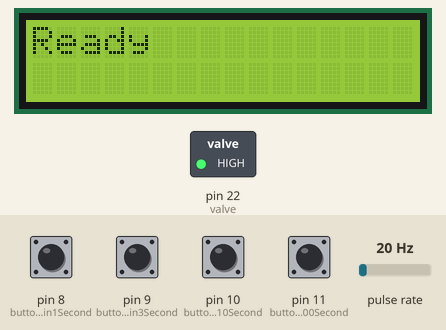
Recording of a program running on a simulated Arduino Mega 2560, built with avr-gcc and run on an emulated ATmega2560. Parts: 16×2 character LCD, switched loads named in the program (green lamp = pin HIGH). Wiring (inferred from the names in the program): pulse sensor: data pin 2. The inputs (shaded band) are chosen by the test bench; at power-on: pin 8 (buttonPin1Second), pin 9 (buttonPin3Second), pin 10 (buttonPin10Second), pin 11 (buttonPin100Second) HIGH, pulse rate 20 Hz. What the program prints to the serial monitor is not drawn.

Above: at 1.3 s.
1.4 s: pin 8 (buttonPin1Second) pulled LOW for 0.15 s
At 2.7 s:
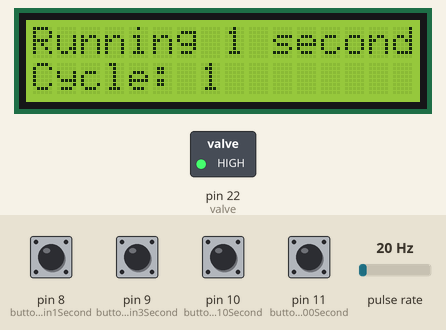
At 32.6 s:
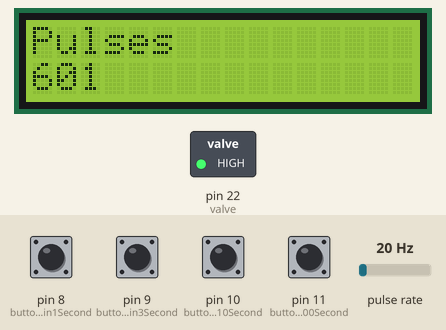
Timing chart, 0 to 32.9 s (numbered marks = the images above; inputs shaded):
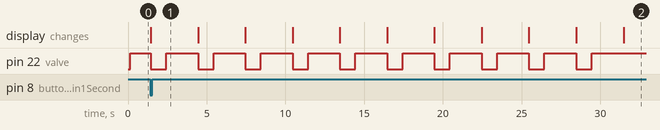

The program:

main.cpp
```cpp
#include <Arduino.h>
#include <Wire.h>
#include <LiquidCrystal_I2C.h>
#include <limits.h>
#include <SPI.h>

// Defines for Pins
const int flowMeterPin = 2;
const int valve = 22;
const int buttonPin1Second = 8;
const int buttonPin3Second = 9;
const int buttonPin10Second = 10;
const int buttonPin100Second = 11;

// define variables
int pulses = 0;
volatile bool isRunning = false;
unsigned long lastDebounceTime = 0;
unsigned long debounceDelay = 500;

// Defines for Display
int i2cAddress = 0x3F;
int lcdColumns = 16;
int lcdRows = 2;
/**
 * @brief Initializes the LCD display with the specified I2C address, number of columns, and rows.
 *
 * This function sets up the LiquidCrystal_I2C library with the provided parameters. It configures the
 * LCD display to communicate with the Arduino using the I2C protocol.
 *
 * @param i2cAddress The I2C address of the LCD display.
 * @param lcdColumns The number of columns on the LCD display.
 * @param lcdRows The number of rows on the LCD display.
 *
 * @return void
 */
LiquidCrystal_I2C lcd(i2cAddress, lcdColumns, lcdRows);

/**
 * Count the pulses from the flow meter
 * Triggerd by the intterrupt
 */
void countPulse()
{
  pulses++;
}

/**
 * Clear the LCD-Display line with spaces
 *
 * @param line numberof line (0-indexed) on the LCD-Display to clear.
 */
void clearLine(int line)
{
  lcd.setCursor(0, line);
  for (int i = 0; i < lcdColumns; i++)
  {
    lcd.print(" ");
  }
}

/**
 * @brief Writes a given string to a specified line of the LCD display.
 *
 * This function clears the specified line of the LCD display, sets the cursor to the beginning of the line,
 * and then prints the given string. If no line is specified, the string is written to the first line.
 *
 * @param string_to_write The string to be written to the LCD display.
 * @param line The line number on the LCD display (0-indexed). Default value is 0.
 *
 * @return void
 */
void writeToDisplay(const String string_to_write, const int line = 0)
{
  clearLine(line);
  lcd.setCursor(0, line);
  lcd.print(string_to_write);
}

/**
 * @brief Initializes the Arduino setup.
 *
 * This function sets up the serial communication, initializes the LCD display, configures the pins,
 * attaches an interrupt to the flow meter pin, and sets the valve pin to HIGH.
 *
 * @return void
 */
void setup()
{
  // init serial monitor
  Serial.begin(9600);

  // display
  lcd.init();
  lcd.begin(lcdColumns, lcdRows);
  lcd.backlight();
  lcd.setBacklight(HIGH);

  // Config Pins
  pinMode(flowMeterPin, INPUT_PULLUP);
  pinMode(valve, OUTPUT);
  pinMode(buttonPin1Second, INPUT_PULLUP);
  pinMode(buttonPin3Second, INPUT_PULLUP);
  pinMode(buttonPin10Second, INPUT_PULLUP);
  pinMode(buttonPin100Second, INPUT_PULLUP);

  attachInterrupt(digitalPinToInterrupt(flowMeterPin), countPulse, FALLING);

  digitalWrite(valve, HIGH);

  writeToDisplay("Ready");
}

/**
 * @brief Runs a full measurement with the valve open for a specified number of seconds.
 *
 * This function measures the flow rate by counting the pulses from a flow meter.
 * The valve is opened for the specified number of seconds, then closed, and the total number of pulses
 * is displayed on the LCD.
 *
 * @param seconds The number of seconds the valve should be open.
 *
 * @return void
 */
void runMessurementFull(unsigned long seconds)
{
  pulses = 0;
  writeToDisplay("Running ");
  writeToDisplay(String(seconds) + " seconds", 1);

  Serial.println("Measurement starts with " + String(seconds) + "s");

  unsigned long startTime = millis();
  unsigned long measuermentTimeMiliSeconds = seconds * 1000;
  unsigned long stoptime = startTime + (measuermentTimeMiliSeconds);
  unsigned long previousMillis = 0;

  digitalWrite(valve, LOW);

  while (millis() <= stoptime)
  {
    // print the seconds of the runtime
    if (millis() / 1000 == previousMillis)
    {
      previousMillis = millis() / 1000;
      Serial.println("Time: " + String(previousMillis) + "s");
    }
  }

  digitalWrite(valve, HIGH);

  Serial.println("Pulses: " + String(pulses));

  writeToDisplay("Pulses");
  writeToDisplay(String(pulses), 1);
}

/**
 * @brief Runs a split measurement with the valve open for a specified number of seconds, repeated 10 times.
 *
 * This function measures the flow rate by counting the pulses from a flow meter.
 * The valve is opened for the specified number of seconds, then closed, and this process is repeated 10 times.
 * The total number of pulses is then displayed on the LCD.
 *
 * @param seconds The number of seconds the valve should be open for each cycle.
 *
 * @return void
 */
void runMessurementSplitted(unsigned int seconds)
{
  pulses = 0;
  writeToDisplay("Running " + String(seconds) + " seconds");

  Serial.println("Splitted measurement starts with 10x " + String(seconds) + "s");

  for (int i = 0; i < 10; i++)
  {
    unsigned long startTime = millis();
    unsigned int cycle = i + 1;

    writeToDisplay("Cycle: " + String(cycle), 1);
    digitalWrite(valve, LOW);

    unsigned long measuermentTimeMiliSeconds = seconds * 1000;
    unsigned long stoptime = startTime + (measuermentTimeMiliSeconds);
    unsigned long previousMillis = 0;

    while (millis() <= stoptime)
    {
      // print the seconds of the runtime
      if (millis() / 1000 == previousMillis)
      {
        previousMillis = millis() / 1000;
        Serial.println("Time: " + String(previousMillis) + "s");
      }
    }

    digitalWrite(valve, HIGH);

    startTime = millis();
    unsigned long waitTime = 0;

    // pause for 2 seconds after each cycle
    while (waitTime < 2000)
    {
      waitTime = millis() - startTime;
    }
  }

  Serial.println("Pulses: " + String(pulses));

  writeToDisplay("Pulses");
  writeToDisplay(String(pulses), 1);
}

void loop()
{
  if (digitalRead(buttonPin1Second) == LOW)
  {
    if ((millis() - lastDebounceTime) > debounceDelay)
    {
      Serial.println("Button 1s pressed");
      runMessurementSplitted(1);
    }
    lastDebounceTime = millis();
  }

  if (digitalRead(buttonPin3Second) == LOW)
  {
    if ((millis() - lastDebounceTime) > debounceDelay)
    {
      Serial.println("Button 3s pressed");
      runMessurementSplitted(3);
    }
    lastDebounceTime = millis();
  }

  if (digitalRead(buttonPin10Second) == LOW)
  {
    if ((millis() - lastDebounceTime) > debounceDelay)
    {
      Serial.println("Button 10s pressed");
      runMessurementFull(10);
    }
    lastDebounceTime = millis();
  }

  if (digitalRead(buttonPin100Second) == LOW)
  {
    if ((millis() - lastDebounceTime) > debounceDelay)
    {
      Serial.println("Button 100s pressed");
      runMessurementFull(100);
    }
    lastDebounceTime = millis();
  }
}
```

Measured:
- after the input at 1.4 s, pin 22 (valve): alternates HIGH for 2.0 s and LOW for 0.98 s, 20 changes in all, then stays HIGH, starting after 0.06 s; the display: changes after 0.06 s (image 1)
